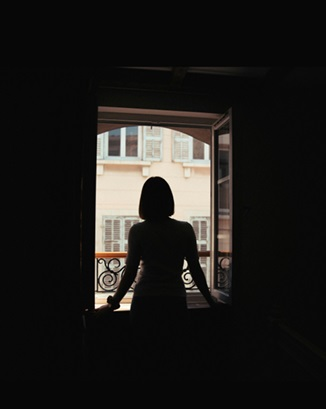
#> input picture data/raw/woman_window.jpg, 326 x 409 px
$ jupyter execute q05.ipynb
#> lines starting #> are read from the running program, lines starting #| are printed output that depends on the picture; after the words box and inside, x2 and y2 are one past the last pixel; in counts of white or black regions, pixels touching at a corner belong together; long printed decimals are rounded
# Q5 - Gaussian Filtering

## 1 - Import Required Libraries

[cell 1]
import cv2
import numpy as np
import matplotlib.pyplot as plt
from pathlib import Path
from mpl_toolkits.mplot3d import Axes3D

## 2 - Set Input and Output Paths

[cell 2]
img_path = Path("../data/raw/woman_window.jpg")   # change if needed
out_dir = Path("../results/q05")
out_dir.mkdir(parents=True, exist_ok=True)

print("Input path:", img_path.resolve())
print("Output folder:", out_dir.resolve())

## 3 - Load Grayscale Image

[cell 3]
img = cv2.imread(str(img_path), cv2.IMREAD_GRAYSCALE)
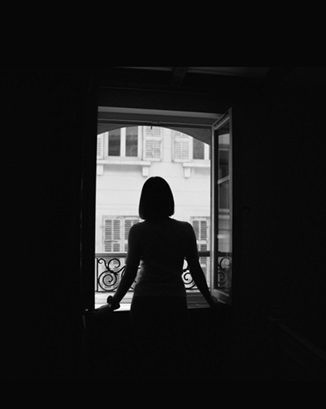
#> img: shape (409, 326); min 0, max 255, mean 28.2

if img is None:
    raise FileNotFoundError(f"Could not load image: {img_path}")

print("Image loaded successfully")
print("Shape:", img.shape)
#| Shape: (409, 326)
print("Data type:", img.dtype)
#| Data type: uint8

## 4 - Display Original Image

[cell 4]
plt.figure(figsize=(6, 6))
plt.imshow(img, cmap="gray")
plt.title("Original Grayscale Image")
plt.axis("off")
plt.show()

## 5 - Define Gaussian Kernel Function

[cell 5]
def gaussian_kernel(size, sigma):
    """
    Generate a normalized Gaussian kernel using NumPy.
    """
    ax = np.arange(-(size // 2), size // 2 + 1)
    xx, yy = np.meshgrid(ax, ax)

    kernel = np.exp(-(xx**2 + yy**2) / (2 * sigma**2))
    kernel = kernel / kernel.sum()

    return kernel

## 6 - Compute Normalized 5x5 Gaussian Kernel

[cell 6]
kernel_5x5 = gaussian_kernel(5, 2)

print("Normalized 5x5 Gaussian Kernel (sigma = 2):")
print(kernel_5x5)
print("Kernel sum:", kernel_5x5.sum())

## 7 - Visualize 5x5 Kernel

[cell 7]
plt.figure(figsize=(5, 5))
plt.imshow(kernel_5x5, cmap="viridis")
plt.title("5x5 Gaussian Kernel")
plt.colorbar()
plt.axis("off")
plt.show()
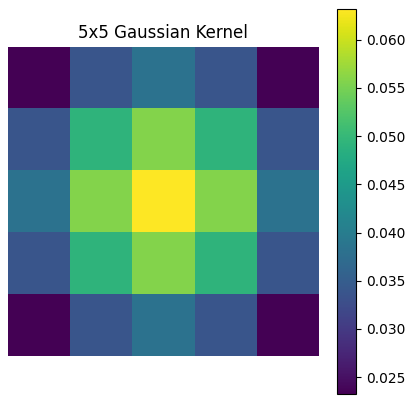
#> figure drawn by matplotlib, 2 panels

## 8 - Compute 51x51 Gaussian Kernel

[cell 8]
kernel_51x51 = gaussian_kernel(51, 2)

x = np.arange(-(51 // 2), 51 // 2 + 1)
y = np.arange(-(51 // 2), 51 // 2 + 1)
xx, yy = np.meshgrid(x, y)

## 9 - Plot 3D Gaussian Surface

[cell 9]
fig = plt.figure(figsize=(8, 6))
ax = fig.add_subplot(111, projection="3d")
ax.plot_surface(xx, yy, kernel_51x51, cmap="viridis")

ax.set_title("3D Surface Plot of 51x51 Gaussian Kernel (sigma = 2)")
ax.set_xlabel("X")
ax.set_ylabel("Y")
ax.set_zlabel("Kernel Value")

plt.tight_layout()
plt.show()
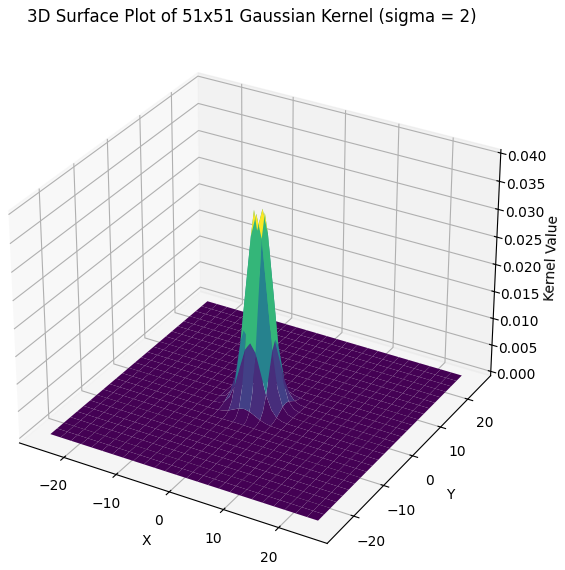
#> figure drawn by matplotlib, 1 panel

## 10 - Apply Manual Gaussian Smoothing

[cell 10]
smoothed_manual = cv2.filter2D(img, -1, kernel_5x5)
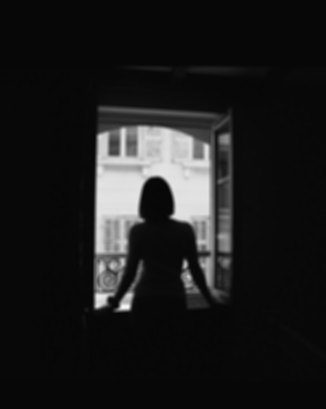
#> smoothed_manual: shape (409, 326); min 7, max 247, mean 28.2
print("Manual Gaussian smoothing completed.")

## 11 - Apply OpenCV GaussianBlur

[cell 11]
smoothed_cv = cv2.GaussianBlur(img, (5, 5), sigmaX=2, sigmaY=2)
print("OpenCV GaussianBlur completed.")

## 12 - Display Smoothing Results

[cell 12]
plt.figure(figsize=(15, 5))

plt.subplot(1, 3, 1)
plt.imshow(img, cmap="gray")
plt.title("Original Grayscale")
plt.axis("off")

plt.subplot(1, 3, 2)
plt.imshow(smoothed_manual, cmap="gray")
plt.title("Manual Gaussian Smoothing")
plt.axis("off")

plt.subplot(1, 3, 3)
plt.imshow(smoothed_cv, cmap="gray")
plt.title("OpenCV GaussianBlur")
plt.axis("off")

plt.tight_layout()
plt.show()

## 13 - Save Output Images

[cell 13]
cv2.imwrite(str(out_dir / "q05_original_gray.png"), img)
cv2.imwrite(str(out_dir / "q05_manual_gaussian.png"), smoothed_manual)
cv2.imwrite(str(out_dir / "q05_opencv_gaussian.png"), smoothed_cv)

print(f"Saved original image to: {out_dir / 'q05_original_gray.png'}")
print(f"Saved manual Gaussian result to: {out_dir / 'q05_manual_gaussian.png'}")
print(f"Saved OpenCV Gaussian result to: {out_dir / 'q05_opencv_gaussian.png'}")

## 14 - Compare Manual and OpenCV Results

[cell 14]
difference = np.abs(smoothed_manual.astype(np.int16) - smoothed_cv.astype(np.int16))
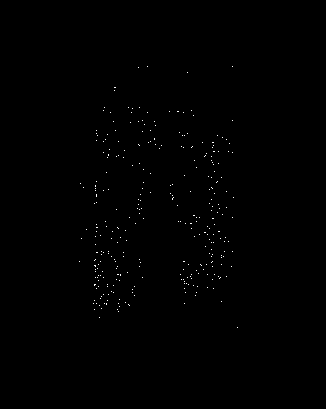
#> difference: shape (409, 326) int16; values 0 (black) and 1 (white), 0.25% white in thin lines or dots, all inside (x1, y1, x2, y2) = (79, 66, 238, 328)

print("Maximum pixel difference:", difference.max())
#| Maximum pixel difference: 1
print("Mean pixel difference:", difference.mean())
#| Mean pixel difference: 0.00255
